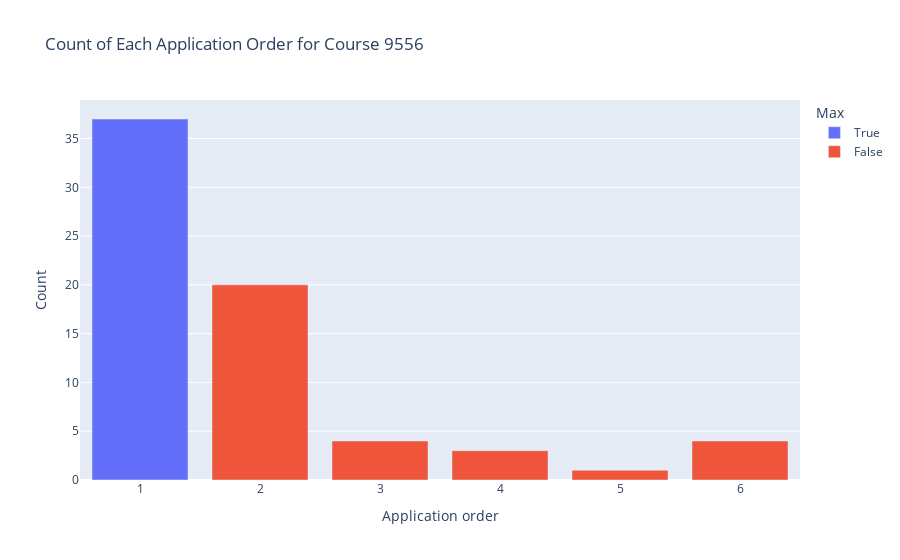

The cell this chart's notebook holds for it:
### Code cell
# Get the value counts and convert to DataFrame
counts = df_train[df_train['Course']==9556]['Application order'].value_counts().reset_index()
counts.columns = ['Application order', 'Count']

# Create a new column to indicate whether the application order has the highest frequency
counts['Max'] = counts['Count'] == counts['Count'].max()

# Plot the bar chart with the color parameter
fig = px.bar(counts, x='Application order', y='Count', color='Max', 
             labels={'Application order': 'Application order', 'Count': 'Count', 'Max': 'Max'},
             title='Count of Each Application Order for Course 9556')
fig.show()

### Figure 1 — Plotly figure (JSON) as saved in the notebook; plotly's stock layout.template omitted (floating-point values rounded to 4 significant figures)
{"data": [{"alignmentgroup": "True", "hovertemplate": "Max=True<br>Application order=%{x}<br>Count=%{y}<extra></extra>", "legendgroup": "True", "marker": {"color": "#636efa", "pattern": {"shape": ""}}, "name": "True", "offsetgroup": "True", "orientation": "v", "showlegend": true, "textposition": "auto", "type": "bar", "x": [1], "xaxis": "x", "y": [37], "yaxis": "y"}, {"alignmentgroup": "True", "hovertemplate": "Max=False<br>Application order=%{x}<br>Count=%{y}<extra></extra>", "legendgroup": "False", "marker": {"color": "#EF553B", "pattern": {"shape": ""}}, "name": "False", "offsetgroup": "False", "orientation": "v", "showlegend": true, "textposition": "auto", "type": "bar", "x": [2, 6, 3, 4, 5], "xaxis": "x", "y": [20, 4, 4, 3, 1], "yaxis": "y"}], "layout": {"barmode": "relative", "legend": {"title": {"text": "Max"}, "tracegroupgap": 0}, "title": {"text": "Count of Each Application Order for Course 9556"}, "xaxis": {"anchor": "y", "domain": [0, 1], "title": {"text": "Application order"}}, "yaxis": {"anchor": "x", "domain": [0, 1], "title": {"text": "Count"}}}}
